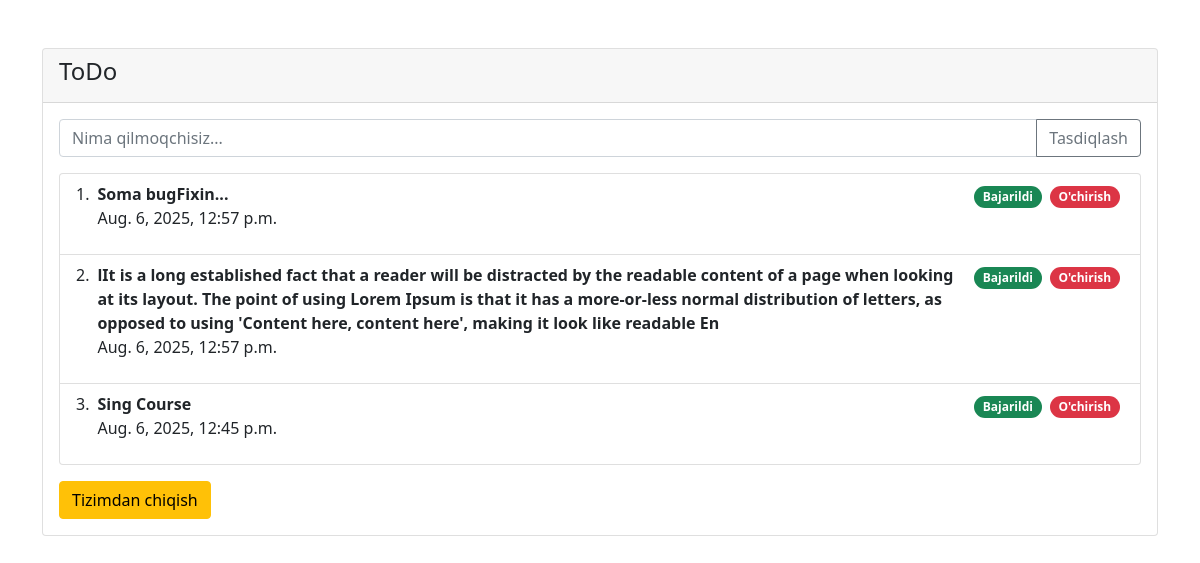
The app's page / (signed in) with its own data.
### main/models.py (models this page shows, shortened)
class Todo(models.Model):
    user = models.ForeignKey(User, on_delete=models.CASCADE)
    body = models.CharField(max_length=300)
    datetime = models.DateTimeField(auto_now_add=True)
    done = models.BooleanField(default=False)

### main/views.py (the view, shortened to what this page needs)
# urls.py: path('', IndexView.as_view(), name='index'),
class IndexView(LoginRequiredMixin, View):
    def get(self, request):
        todos = Todo.objects.filter(user=request.user).order_by('-datetime')
        return render(request, 'index.html', {'todos': todos})

### templates/index.html (shortened to what this page needs)
{% load crispy_forms_tags %}
<!doctype html>
<html lang="en">
  <head>
    <link href="https://cdn.jsdelivr.net/npm/bootstrap@5.0.2/dist/css/bootstrap.min.css" rel="stylesheet">
  </head>
  <body>
    <div class="container">
        <div class="card mt-5">
            <div class="card-header">
                <h4>ToDo</h4>
            </div>
            <div class="card-body">
                <form method="post">
                    <div class="input-group mb-3">
                        <input required name="body" type="text" class="form-control" placeholder="Nima qilmoqchisiz..." aria-label="Nima qilmoqchisiz..." aria-describedby="button-addon2">
                        <button class="btn btn-outline-secondary" type="submit" id="button-addon2">Tasdiqlash</button>
                    </div>
                </form>
               <ol class="list-group list-group-numbered">
                    {% for todo in todos  %}
                        {% if todo.done %}
                            <li class="tex-muted list-group-item list-group-item-dark d-flex justify-content-between align-items-start">
                                <div class="ms-2 me-auto">
                                    <div class="fw-bold"><del>{{todo.body}}</del></div>
                                    <p>{{todo.datetime}}</p>
                                </div>
                                <form action="{% url 'action' todo.id 'delete' %}" method="post">{% csrf_token %}<button class=" btn badge bg-danger rounded-pill m-1">O'chirish</button></form>
                            </li>
                        {% else %}
                            <li class="list-group-item d-flex justify-content-between align-items-start">
                                <div class="ms-2 me-auto">
                                    <div class="fw-bold">{{todo.body}}</div>
                                    <p>{{todo.datetime}}</p>
                                </div>
                                <form action="{% url 'action' todo.id 'done' %}" method="post">{% csrf_token %}<button class=" btn badge bg-success rounded-pill m-1">Bajarildi</button></form>
                                <form action="{% url 'action' todo.id 'delete' %}" method="post">{% csrf_token %}<button class=" btn badge bg-danger rounded-pill m-1">O'chirish</button></form>
                            </li>
                        {% endif %}
                    {% endfor %}
                </ol>
                <form method="post action="{% url 'logout' %}">
                <a href="{% url "logout" %}" class="btn btn-warning mt-3">Tizimdan chiqish</a>
                </form>
            </div>
        </div>
    </div>
  </body>
</html>

### records on screen
Todo: body "Soma bugFixin...", datetime "Aug. 6, 2025, 12:57 p.m."
Todo: body "lIt is a long established fact that a reader will be distracted by the readable content of a page when looking at its layout. The point of using Lorem Ipsum is that it has a more-or-less normal distribution of letters, as opposed to using 'Content here, content here', making it look like readable En", datetime "Aug. 6, 2025, 12:57 p.m."
Todo: body "Sing Course", datetime "Aug. 6, 2025, 12:45 p.m."
